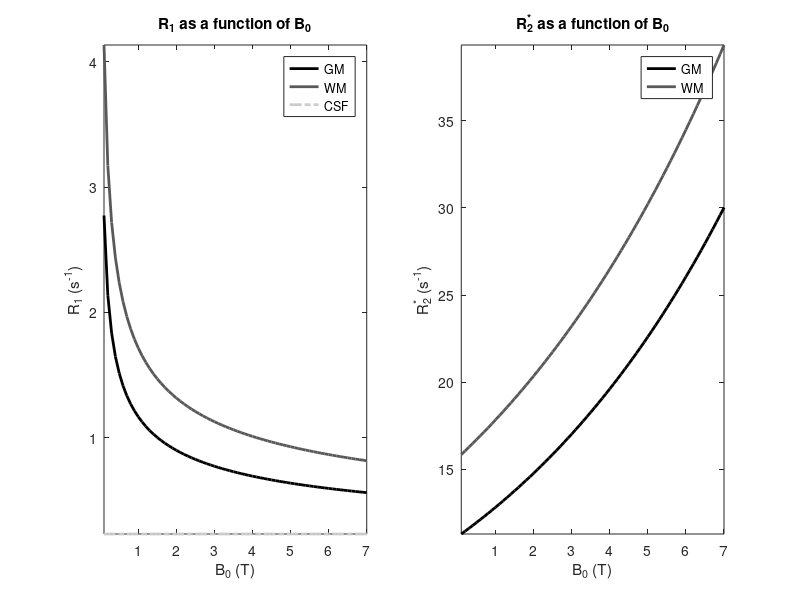

This figure's MATLAB source: (Note: this script raises an error after producing the figure.)
%% Read Me
% cd to the directory where the function SNRandCNRfieldDependenceJMRI.m is located
% you can either run the whole code or simply use the html file to navigate
% through the results


%% initializing path and variables
close all
clear all

CurrDirectory = pwd ;
addpath(genpath(CurrDirectory)) ;


gamma = 42.577e6 ; % gyromagnetic constant in Hz
SNR_PowerLaw = 1.5 ; % at high fields this has been measured at 1.68, at lower fields it is expected to tend towards 1 because noise in the sample
% range of fields of simulations
B0 = [0.1:0.1:7] ;

% assumption of dead time within a GRE
%(time needed to crush magentization apply slice selective )
DeadTime = 3e-3 ;

PDT1approach = 'ShortEnoughTE' ; % options are 'ShortEnoughTE' or 'minTR'
minTR = 7e-3 ; % minimum repetition time achievable (used in PD and T1w in case of minTR)
TEfractionOfT2 = 1 / 8 ; % fraction of shorter T2 at which we assume that no T2* contrast exists (used for PD and T1w)

PDflip_Ernstfract = 0.25 ; % Fraction of the Ernst flip angle used for PD

TE_SpinEcho = 70e-3; % used on the 2D example

PlotIntermediate = 0 ;

%% initializing relaxation times field dependence
% Longitudinal and transverse relaxation rates using the models presented
% in:
% - Rooney et al MRM 2007;
% - Pohmann et al MRM 2016;


% R1 as a function of magnetic field according to
% Rooney et al MRM 2007
% and using a model suggested by Bottemley et al Med Phys 1984
T1_WM = 0.00071 * (gamma*B0).^0.382;
T1_GM = 0.00116 * (gamma*B0).^0.376;
T1_BL = 0.00335 * (gamma*B0).^0.340;
T1_CSF =1/0.231 * ones(size(B0));

% using Pohmann et al MRM 2016
T2s_GM = 0.090 * exp(-0.142 *B0);
T2s_WM = 0.064 * exp(-0.132 *B0);
T2s_CSF = 0.1*ones(size(B0)); % made up.. but not too relevant
SNR_B0 = B0.^SNR_PowerLaw ;


%% relaxation parameters - plotting relaxation parameters as a function of field
figure('name','Relaxation Rates ','numbertitle','off')
set(gcf,'Position',[ 11   627   917   369],'Color',[1 1 1])
subplot(121)
hold off
plot(B0,1./T1_GM,'-','Color',[1 1 1]*0.0,'Linewidth',2)
hold on
plot(B0,1./T1_WM,'-','Color',[1 1 1]*0.35,'Linewidth',2)
plot(B0,1./T1_CSF,'-.','Color',[1 1 1]*0.8,'Linewidth',2)
legend('GM ','WM ', 'CSF');
title (['R_1 as a function of B_0'])
ylabel(['R_1 (s^{-1})'])
xlabel(['B_0 (T)'])
axis tight

subplot(122)
hold off
plot(B0,1./T2s_GM,'-','Color',[1 1 1]*0.0,'Linewidth',2)
hold on
plot(B0,1./T2s_WM,'-','Color',[1 1 1]*0.35,'Linewidth',2)
legend('GM ','WM ')
title (['R_2^* as a function of B_0'])
ylabel(['R_2^* (s^{-1})'])
xlabel(['B_0 (T)'])
axis tight
fontScale(1.1)


figure('name','Relaxation times ','numbertitle','off')
set(gcf,'Position',[ 11   627   917   369],'Color',[1 1 1])
subplot(121)
hold off
plot(B0,T1_GM,'-','Color',[1 1 1]*0.0,'Linewidth',2)
hold on
plot(B0,T1_WM,'-','Color',[1 1 1]*0.4,'Linewidth',2)
plot(B0,T1_CSF,'-.','Color',[1 1 1]*0.8,'Linewidth',2)
legend('GM ','WM ', 'CSF','Location','East');
axis tight
axis([0 max(B0) 0 max(T1_CSF)*1.1])
title (['T_1 as a function of B0'])
ylabel(['T_1 (s)'])
xlabel(['B_0 (T)'])

subplot(122)
hold off
plot(B0,T2s_GM,'-','Color',[1 1 1]*0.0,'Linewidth',2)
hold on
plot(B0,T2s_WM,'-','Color',[1 1 1]*0.4,'Linewidth',2)
axis tight
axis([0 max(B0) 0 max(T2s_GM)*1.1])

legend('GM ','WM ')
title (['T_2^* as a function of B0'])
ylabel(['T_2^* (s)'])
xlabel(['B_0 (T)'])
fontScale(1.1)
% savefig('RelaxationTimes')

%% Functions 
% Ernst Angle and GRE signal calculation

% Ernst Angle Calculation in degrees
Ernstangle_d = @(TRep,T1) acosd( exp(-TRep./T1) );

% GRESignal calculation
GRESignal = @(FlipAngle,TRep,TE,T1,T2) sind(FlipAngle).*exp(-TE/T2).*(1-exp(-TRep./T1))./(1-(exp(-TRep./T1)).*cosd(FlipAngle));


%% T1-w imaging
% Sequence optimized (flip angle and TR, while TE= T2s_WM * TEfractionOfT2) 
% at each B0 to yield maximum contrast between grey and white matter

if strcmp(PDT1approach,'minTR')
    %At Fixed TR
    TR = minTR * ones(size(B0));
    TE = TR / 2;
elseif strcmp(PDT1approach,'ShortEnoughTE')
    %Using a TE =T2s/8
    TE = T2s_WM * TEfractionOfT2;
    TR = 2 * TE;
else
    error('Unknow PD and T1 approach, it has to be either ''ShortEnoughTE'' or ''minTR'' ')
end;



%calculation of signal
BW = 1 ./ (2 * TE - DeadTime);


OptimumTheta=zeros([1,length(B0)]);
for k=1:length(B0)
    [OptimumTheta(k)]=simContrastvFlip([T1_WM(k) T1_GM(k)],TR(k),0);
end;
GREs_GM = GRESignal(OptimumTheta,TR,TE,T1_GM,T2s_GM);
GREs_WM = GRESignal(OptimumTheta,TR,TE,T1_WM,T2s_WM);
GREs_CSF = GRESignal(OptimumTheta,TR,TE,T1_CSF,T2s_CSF);


figure('name','T1w imaging ','numbertitle','off')
set(gcf,'Position',[ 936   165   917   369],'Color',[1 1 1])
subplot(121)
hold off
plot(B0,GREs_GM,'-','Color',[1 1 1]*0.0,'Linewidth',2)
hold on
plot(B0,GREs_WM,'-','Color',[1 1 1]*0.35,'Linewidth',2)
plot(B0,GREs_CSF,'-.','Color',[1 1 1]*0.8,'Linewidth',2)
plot(B0,GREs_WM-GREs_GM,'-','Color',[1 1 1]*0.6,'Linewidth',2)
legend('GM ','WM ','CSF','GM vs WM contrast')
% legend('GM ','WM ','GM vs WM contrast')
title (['T_1w Signal as a function of B_0'])
ylabel(['Signal '])
xlabel(['B_0 (T)'])
axis tight

subplot(122)
hold off

plot(B0,SNR_B0 .* 1./sqrt(TR) .*1./sqrt(BW) .*GREs_GM,'-','Color',[1 1 1]*0.0,'Linewidth',2)
hold on
plot(B0,SNR_B0 .* 1./sqrt(TR) .*1./sqrt(BW) .*GREs_WM,'-','Color',[1 1 1]*0.35,'Linewidth',2)
plot(B0,SNR_B0 .* 1./sqrt(TR) .*1./sqrt(BW) .*GREs_CSF,'-','Color',[1 1 1]*0.8,'Linewidth',2)
plot(B0,SNR_B0 .* 1./sqrt(TR) .*1./sqrt(BW) .*(GREs_WM-GREs_GM),'-','Color',[1 1 1]*0.6,'Linewidth',2)
% legend('GM ','WM ','GM vs WM contrast')
title (['T_1w SNR accounting for TR and BW'])
ylabel(['SNR (au)'])
xlabel(['B_0 (T)'])
axis tight
y1 = SNR_B0 .* 1./sqrt(TR) .*1./sqrt(BW) .*(GREs_WM );
y = SNR_B0 .* 1./sqrt(TR) .*1./sqrt(BW) .*(GREs_WM -GREs_GM);


% fitting the model using a log transform re-weighted
beta = PowerLawFit(y,B0);

plot(B0,beta(1)*B0.^(beta(2)),'-.','Color',[1 1 1]*0.6,'Linewidth',2)
legend('GM ','WM ','CSF','GM vs WM contrast','GM vs WM contrast fit','Location','East')


text(min(B0)+(max(B0)-min(B0))*0.05 ,max(y1)*0.9,['Power Law of T_1w CNR = B_0 ^{',num2str(round(beta(2)*100)/100),'}'])
text(min(B0)+(max(B0)-min(B0))*0.05 ,max(y1)*0.8,['Power Law of SNR = B_0 ^{',num2str(round(SNR_PowerLaw*10)/10),'}'])
fontScale(1.1)


%  savefig('T1wCNR_VariableTR')
figure('name','T1w Ernst Angle ','numbertitle','off')
set(gcf,'Position',[ 1367  599  426 344],'Color',[1 1 1])
hold off
plot(B0,TR*1000,'-','Color',[1 1 1]*0.0,'Linewidth',2)
hold on
plot(B0,OptimumTheta,'-','Color',[1 1 1]*0.5,'Linewidth',2)
legend('TR (ms)','Flip Angle (degrees)')
legend('TR (ms)','Flip Angle (degrees)','Location','Best')
xlabel(['B_0 (T)'])
ylabel(['Flip Angle (degrees) ; TR (ms)'])
title(['sequence Paraemters as a function of B_0'])
fontScale(1.1)

% savefig('T1w_VariableTR_parameters')

%% PD-w imaging
% Sequence optimized (flip angle = PDflip_Ernstfract  * ErnstAngle , while TE= T2s_WM * TEfractionOfT2) 
% at each B0 to yield a proton density type of contrast

if strcmp(PDT1approach,'minTR')
    %At Fixed TR
    TR = minTR * ones(size(B0));
    TE = TR / 2;
elseif strcmp(PDT1approach,'ShortEnoughTE')
    TE = T2s_WM * TEfractionOfT2;
    TR = 2 * TE;
else
    error('Unknow PD and T1 approach, it has to be either ''ShortEnoughTE'' or ''minTR'' ')
end;

%calculation of signal
BW = 1 ./ (2 * TE - DeadTime);
theta = PDflip_Ernstfract  * Ernstangle_d(TR,T1_GM);
GREs_GM = GRESignal(theta,TR,TE,T1_GM,T2s_GM);
GREs_WM = GRESignal(theta,TR,TE,T1_WM,T2s_WM);
GREs_CSF = GRESignal(theta,TR,TE,T1_CSF,T2s_CSF);

figure('name','PD imaging ','numbertitle','off')

set(gcf,'Position',[ 938   627   917   369],'Color',[1 1 1])
subplot(121)
hold off
plot(B0,GREs_GM,'-','Color',[1 1 1]*0.0,'Linewidth',2)
hold on
plot(B0,GREs_WM,'-','Color',[1 1 1]*0.35,'Linewidth',2)
plot(B0,GREs_CSF,'-','Color',[1 1 1]*0.8,'Linewidth',2)
legend('GM ','WM ','CSF')
legend('GM ','WM ')
title (['PD Signal as a function of B0'])
ylabel(['Signal '])
xlabel(['B_0 (T)'])
axis tight

subplot(122)
hold off

plot(B0,SNR_B0 .* 1./sqrt(TR) .*1./sqrt(BW) .*GREs_GM,'-','Color',[1 1 1]*0.0,'Linewidth',2)
hold on
plot(B0,SNR_B0 .* 1./sqrt(TR) .*1./sqrt(BW) .*GREs_WM,'-','Color',[1 1 1]*0.35,'Linewidth',2)
plot(B0,SNR_B0 .* 1./sqrt(TR) .*1./sqrt(BW) .*GREs_CSF,'-','Color',[1 1 1]*0.8,'Linewidth',2)
title (['PD SNR accounting for TR and BW'])
ylabel(['SNR (au)'])
xlabel(['B_0 (T)'])
axis tight
y = SNR_B0 .* 1./sqrt(TR) .*1./sqrt(BW) .*GREs_WM;

% fitting the model using a log transform re-weighted
beta = PowerLawFit(y,B0);

plot(B0,beta(1)*B0.^(beta(2)),'-.','Color',[1 1 1]*0.6,'Linewidth',2)
text(min(B0)+(max(B0)-min(B0))*0.05 ,max(y)*0.9,['Power Law of PD SNR = B_0 ^{',num2str(round(beta(2)*100)/100),'}'])

text(min(B0)+(max(B0)-min(B0))*0.05 ,max(y)*0.8,['Power Law of SNR = B_0 ^{',num2str(round(SNR_PowerLaw*10)/10),'}'])
legend('GM ','WM ','CSF ','GM fit','Location','East')
fontScale(1.1)
% savefig('PDCNR_VariableTR')

%% T2*-w imaging contrast
% sequence optimized to have the TE that gives the optimum GM WM contrast at given field
% Remainging parameters were optimizer for SNR

for k=1:length(B0)
    [TE(k)]=simContrastvTE([T2s_WM(k) T2s_GM(k)]*1000,0)/1000;
end;
TR = 2 * TE;
OptimumTheta = Ernstangle_d(TR,T1_GM);
%calculation of signal
BW = 1 ./ (2 * TE - DeadTime);
GREs_GM = GRESignal(OptimumTheta,TR,TE,T1_GM,T2s_GM);
GREs_WM = GRESignal(OptimumTheta,TR,TE,T1_WM,T2s_WM);


figure('name','T2*w ','numbertitle','off')
set(gcf,'Position',[8   167   917   369],'Color',[1 1 1])
subplot(121)
hold off
plot(B0,GREs_GM,'-','Color',[1 1 1]*0.0,'Linewidth',2)
hold on
plot(B0,GREs_WM,'-','Color',[1 1 1]*0.35,'Linewidth',2)
plot(B0,GREs_WM-GREs_GM,'-','Color',[1 1 1]*0.6,'Linewidth',2)
legend('GM ','WM ','GM vs WM contrast')
title (['T_2*w Signal as a function of B_0'])
ylabel(['Signal '])
xlabel(['B_0 (T)'])
axis tight

subplot(122)
hold off

plot(B0,SNR_B0 .* 1./sqrt(TR) .*1./sqrt(BW) .*GREs_GM,'-','Color',[1 1 1]*0.0,'Linewidth',2)
hold on
plot(B0,SNR_B0 .* 1./sqrt(TR) .*1./sqrt(BW) .*GREs_WM,'-','Color',[1 1 1]*0.35,'Linewidth',2)
plot(B0,SNR_B0 .* 1./sqrt(TR) .*1./sqrt(BW) .*(GREs_GM-GREs_WM),'-','Color',[1 1 1]*0.6,'Linewidth',2)
%
title (['T2*w SNR accounting for TR and BW'])
ylabel(['SNR (au)'])
xlabel(['B_0 (T)'])
axis tight
y1 = SNR_B0 .* 1./sqrt(TR) .*1./sqrt(BW) .*(GREs_GM );
y = SNR_B0 .* 1./sqrt(TR) .*1./sqrt(BW) .*(GREs_GM -GREs_WM);
x0=[0.1 1];

% fitting the model using a log transform re-weighted
beta = PowerLawFit(y,B0);

plot(B0,beta(1)*B0.^(beta(2)),'-.','Color',[1 1 1]*0.6,'Linewidth',2)
legend('GM ','WM ','GM vs WM contrast','GM vs WM contrast fit','Location','East')

text(min(B0)+(max(B0)-min(B0))*0.05 ,max(y1)*0.9,['Power Law of T2*w CNR = B_0 ^{',num2str(round(beta(2)*100)/100),'}'])
text(min(B0)+(max(B0)-min(B0))*0.05 ,max(y1)*0.8,['Power Law of SNR = B_0 ^{',num2str(round(SNR_PowerLaw*10)/10),'}'])
fontScale(1.1)

% savefig('T2swCNR_VariableTR ')

%%


%% 2D GRE signal considering various numbers of interleaved slices
% T1 and T2*-w were obtained using the same consideration as in the previous sections;
% T2w in diffusion like experiments was also simulated:
%       TE assumed to be constant across fields 

Nslices =1:64;
if PlotIntermediate
    
    fnumbT2 = figure('name','2D T2* Ernst Angle ','numbertitle','off','Color',[1 1 1])
    
    fnumbT1 = figure('name','2D T1w  ','numbertitle','off','Color',[1 1 1])
    
    fnumbSE = figure('name','2D Spin Echo ','numbertitle','off','Color',[1 1 1])
end;
for Ns=Nslices;
    % T2* contrast
    
    for k=1:length(B0)
        [TE(k)]=simContrastvTE([T2s_WM(k) T2s_GM(k)]*1000,0)/1000;
    end;
    %calculation of signal
    BW = 1 ./ (2 * TE - DeadTime);
    TR = 2 * TE * Ns;
    OptimumTheta = Ernstangle_d(TR,T1_GM);
    
    GREs_GM = GRESignal(OptimumTheta,TR,TE,T1_GM,T2s_GM);
    GREs_WM = GRESignal(OptimumTheta,TR,TE,T1_WM,T2s_WM);
    
    y1 = SNR_B0 .* 1./sqrt(TR) .*1./sqrt(BW) .*(GREs_GM );
    y = SNR_B0 .* 1./sqrt(TR) .*1./sqrt(BW) .*(GREs_GM -GREs_WM);
    % fitting the model using a log transform re-weighted
    beta = PowerLawFit(y,B0);
    % plot(B0,beta(1)*B0.^(beta(2)),'-.','Color',[1 1 1]*0.6,'Linewidth',2)
    powerlawT2star(Ns)=beta(2);
    propT2star(Ns)=beta(1);
    
    
    if PlotIntermediate
        figure(fnumbT2)
        if Ns==1, hold off, end;
        subplot(121)
        plot(B0,y,'Color',[1 1 1]*(Ns-min(Nslices))/max(Nslices))
        ylabel([' SNR (au)'])
        xlabel(['B_0 (T)'])
        hold on
        subplot(122)
        plot(B0,beta(1)*B0.^(beta(2)),'-.','Color',[1 1 1]*(Ns-min(Nslices))/max(Nslices),'Linewidth',2)
        hold on
        ylabel(['fitted SNR (au)'])
        xlabel(['B_0 (T)'])
    end;
    
    % T1 contrast
    TE = T2s_WM * TEfractionOfT2;
    TR = 2 * TE * Ns;
    
    %calculation of signal
    BW = 1 ./ (2 * TE - DeadTime);
    
    
    for k=1:length(B0)
        [OptimumTheta(k)]=simContrastvFlip([T1_WM(k) T1_GM(k)],TR(k),0);
    end;
    GREs_GM = GRESignal(OptimumTheta,TR,TE,T1_GM,T2s_GM);
    GREs_WM = GRESignal(OptimumTheta,TR,TE,T1_WM,T2s_WM);
    GREs_CSF = GRESignal(OptimumTheta,TR,TE,T1_CSF,T2s_CSF);
    
    
    y = SNR_B0 .* 1./sqrt(TR) .*1./sqrt(BW) .*(GREs_WM -GREs_GM);
    % fitting the model using a log transform re-weighted
    beta = PowerLawFit(y,B0);
    
    powerlawT1(Ns)=beta(2);
    propT1(Ns)=beta(1);
    
    if PlotIntermediate
        figure(fnumbT1)
        subplot(121)
        if Ns==1, hold off, end;
        plot(B0,y,'Color',[1 1 1]*(Ns-min(Nslices))/max(Nslices))
        ylabel(['SNR (au)'])
        xlabel(['B_0 (T)'])
        
        hold on
        subplot(122)
        plot(B0,beta(1)*B0.^(beta(2)),'-.','Color',[1 1 1]*(Ns-min(Nslices))/max(Nslices),'Linewidth',2)
        ylabel(['fitted SNR (au)'])
        xlabel(['B_0 (T)'])
    end;
    
    y = SNR_B0 .* 1./sqrt(TR) .*1./sqrt(BW) .*abs(GREs_CSF -GREs_GM);
    % fitting the model using a log transform re-weighted
    beta = PowerLawFit(y,B0);
    
    powerlawT1_GMCSF(Ns)=beta(2);
    propT1_GMCSF(Ns)=beta(1);
    
    % SNR in diffusion like experimetns
    % TE assumed to be constant across fields in the assumption of equally
    % performing Gradients
    TE = ones(size(B0))*TE_SpinEcho;
    TR = 1.5 * TE * Ns;
    
    %calculation of signal
    BW = 1 ./ (TE - DeadTime);
    
    [OptimumTheta]=ones(size(B0))*90;
    GREs_WM = GRESignal(OptimumTheta,TR,TE,T1_WM,T2s_WM);
    
    y = SNR_B0 .* 1./sqrt(TR) .*1./sqrt(BW) .*(GREs_WM );
    % fitting the model using a log transform re-weighted
    beta = PowerLawFit(y,B0);
    
    powerlawDiff(Ns)=beta(2);
    propDiff(Ns)=beta(1);
    if PlotIntermediate
        figure(fnumbSE)
        subplot(121)
        if Ns==1, hold off, end;
        plot(B0,y,'Color',[1 1 1]*(Ns-min(Nslices))/max(Nslices))
        ylabel(['SNR (au)'])
        xlabel(['B_0 (T)'])
        hold on
        subplot(122)
        plot(B0,beta(1)*B0.^(beta(2)),'-.','Color',[1 1 1]*(Ns-min(Nslices))/max(Nslices),'Linewidth',2)
        ylabel(['fitted SNR (au)'])
        xlabel(['B_0 (T)'])
    end;
    
    
end;

if PlotIntermediate    
    figure(fnumbT2)
    title (['T2*w SNR accounting for TR and BW'])
    figure(fnumbT1)
    title (['T1 SNR accounting for TR and BW'])
    figure(fnumbSE)
    title (['SE SNR accounting for TR and BW'])   
end;

fnumb2D = figure('name','2D Spin Echo ','numbertitle','off','Color',[1 1 1]);
set(fnumb2D,'Position',[ 461   474   917   369],'Color',[1 1 1])
subplot(121)
hold off
plot(Nslices,powerlawT2star,'-','Color',[1 1 1]*0.45,'Linewidth',2);
hold on
plot(Nslices,powerlawT1,'-','Color',[1 1 1]*0.85,'Linewidth',2);
plot(Nslices,powerlawT1_GMCSF,'-.','Color',[1 1 1]*0.85,'Linewidth',2);
plot(Nslices,powerlawDiff,'-','Color',[1 1 1]*0.05,'Linewidth',2);
text(min(Nslices)+(max(Nslices)-min(Nslices))*0.05 ,max(powerlawDiff)*0.5,['Power Law of SNR = B_0 ^{',num2str(round(SNR_PowerLaw*10)/10),'}'])

legend('T_2* weighted GM WM contrast', 'T1 weighted GM WM contrast',  'T1 weighted GM CSF contrast', 'SNR of T2w');
ylabel(['Power Law'])
xlabel(['Number of Slices'])
axis tight

subplot(122)
hold off
plot(Nslices,propT2star,'-','Color',[1 1 1]*0.45,'Linewidth',2);
hold on
plot(Nslices,propT1,'-','Color',[1 1 1]*0.85,'Linewidth',2);
plot(Nslices,propDiff,'-','Color',[1 1 1]*0.05,'Linewidth',2);
text(min(Nslices)+(max(Nslices)-min(Nslices))*0.05 ,max(propT2star)*0.8,['Power Law of SNR = B_0 ^{',num2str(round(SNR_PowerLaw*10)/10),'}'])

legend('T_2* weighted GM WM contrast', 'T1 weighted GM WM contrast', 'SNR of T2w');
ylabel(['Proportionality Constant'])
xlabel(['Number of Slices'])
axis tight

fontScale(1.1)
figure(fnumb2D)

% savefig('PowerLawsOfContrast');


%% End of simulations